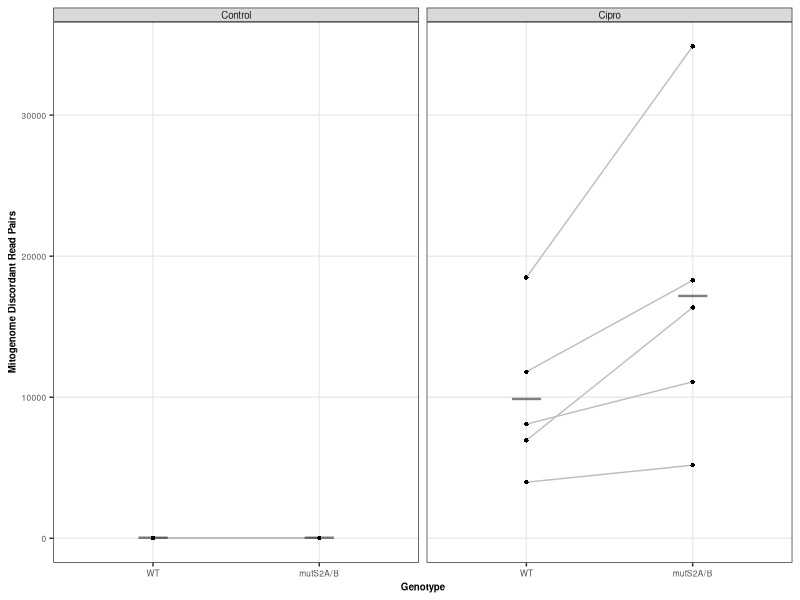
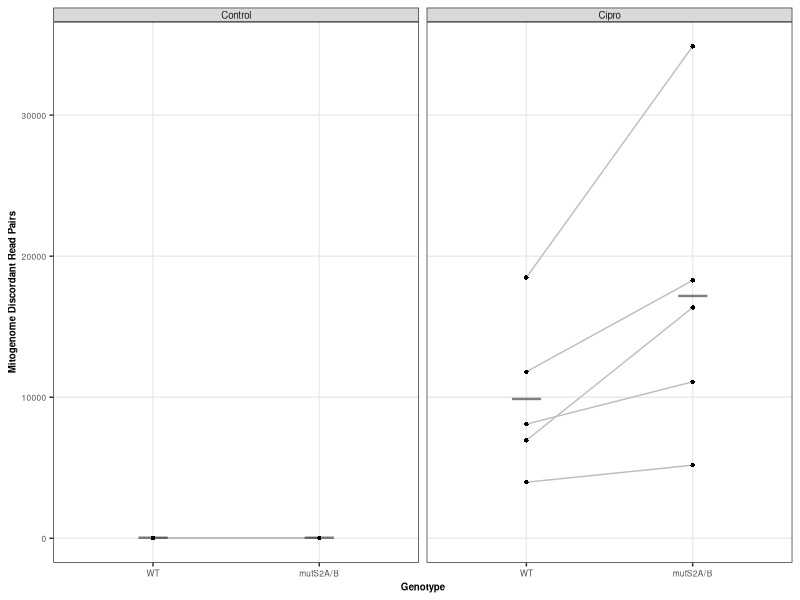

Source code (R) for these figures, in order:
library(tidyverse)
library(car)

mutS2_data <- read.csv("discord.summary.mito.mod.csv")

mutS2_data$Genotype <- factor(mutS2_data$Genotype, levels = c("WT", "mutS2A/B"))
mutS2_data$Treatment <- factor(mutS2_data$Treatment, levels = c("Control", "Cipro"))


mutS2_data <- mutS2_data %>% mutate(DiscordantRatePerMM = 1e6*(same_neg_R1_lower_cut+same_neg_R1_higher_cut+same_pos_R1_lower_cut+same_pos_R1_higher_cut+outward_cut)/MappedPairs)

ggplot(data=mutS2_data, aes(y=DiscordantRatePerMM, x=Genotype)) +
  facet_wrap(~Treatment) +
  stat_summary(aes(group = Rep), geom = "line", fun = mean, color="gray") +
  geom_point(size=1.5, stroke = 0) +
  stat_summary(geom = "point", fun = "mean", size = 12, shape = 95, alpha=0.5, position=position_dodge(width = 0.8), mapping=aes(y=DiscordantRatePerMM, x=Genotype)) + theme_bw() +
#  ylim(0,1150) +
  ylab ("Mitogenome Discordant Read Pairs") +
  theme(panel.grid.minor = element_blank(), axis.title = element_text(size=7, face="bold"), axis.text = element_text(size=6), strip.text = element_text(size=7, margin = margin(t = 1.5, b = 1.5, l = 1.5, r = 1.5)))

ggsave ("Discord_plot.mito.pdf", width=3.25, height=2.5)

mutS2_data_cipro = mutS2_data %>%
  filter(Treatment == "Cipro") %>% 
  group_by(Rep, Genotype) %>%
  summarize(Grouped_DiscordantRatePerMM = sum(DiscordantRatePerMM), .groups = "drop") %>%
  pivot_wider(names_from = Genotype, values_from = Grouped_DiscordantRatePerMM)

t.test(data=mutS2_data_cipro, x=mutS2_data_cipro$WT, y=mutS2_data_cipro$`mutS2A/B`, paired=TRUE)


mutS2_data_control = mutS2_data %>%
  filter(Treatment == "Control") %>% 
  group_by(Rep, Genotype) %>%
  summarize(Grouped_DiscordantRatePerMM = sum(DiscordantRatePerMM), .groups = "drop") %>%
  pivot_wider(names_from = Genotype, values_from = Grouped_DiscordantRatePerMM)

t.test(data=mutS2_data_control, x=mutS2_data_control$WT, y=mutS2_data_control$`mutS2A/B`, paired=TRUE)
